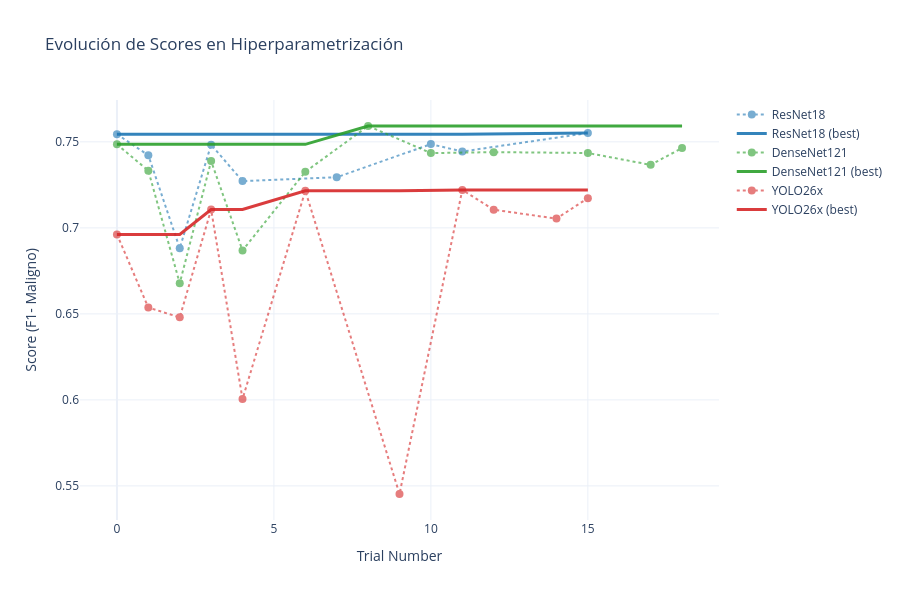
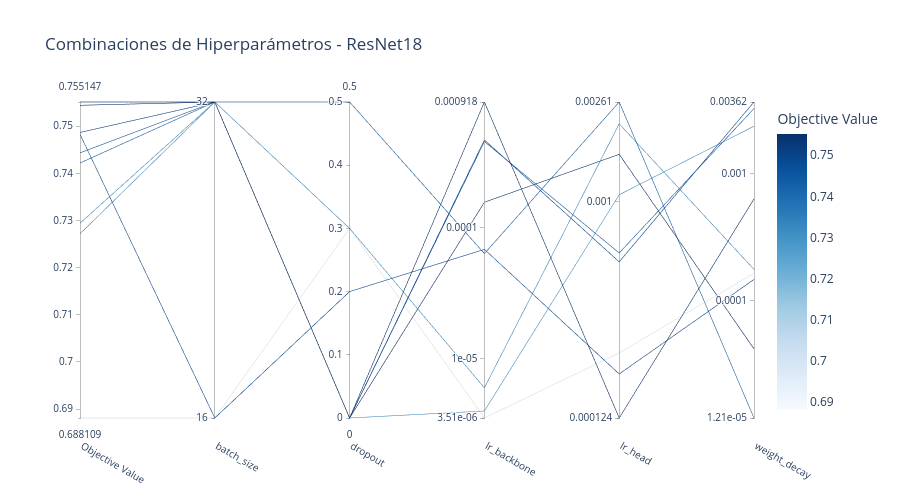
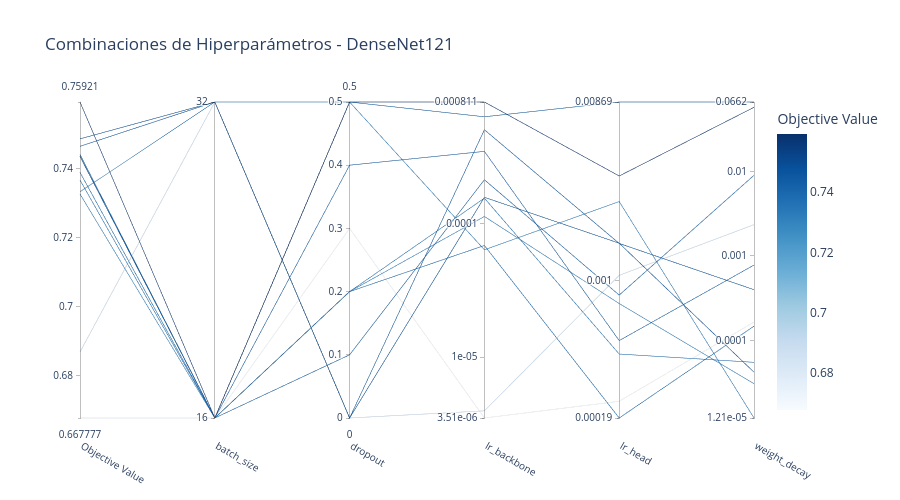
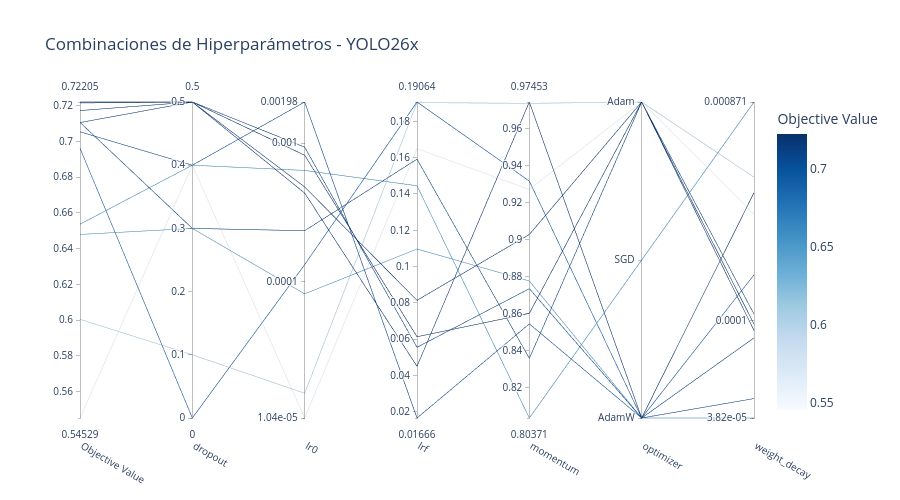

Notebook cell for these charts, in order:
### Markdown cell above
## 2. Búsqueda de Hiperparámetros con Optuna

### Métrica Objetivo

Usamos el **F1-Score de la clase Maligno** como métrica a optimizar. La idea es sencilla: en un problema médico, nos importa más detectar los casos malignos que minimizar las falsas alarmas.

### Metodología

**Validación cruzada con 5 folds:**
- StratifiedKFold para mantener la proporción de clases en cada fold
- Cada trial de Optuna se evalúa como promedio de los 5 folds
- Seed fijo (42) para reproducibilidad

### Modelos y Espacio de Búsqueda

Probamos **20 trials** por modelo con estos hiperparámetros:

**ResNet18 y DenseNet121:**
- `lr_backbone`: [1e-6, 1e-3] (logarítmico)
- `lr_head`: [1e-4, 1e-2] (logarítmico)
- `weight_decay`: [1e-5, 1e-1] (logarítmico)
- `dropout`: [0.0, 0.5]
- `batch_size`: [16, 32]

**YOLO26x:**
- `lr0`: [1e-5, 1e-2] (logarítmico)
- `lrf`: [0.01, 0.2] (fracción final del LR)
- `momentum`: [0.8, 0.98]
- `optimizer`: [SGD, Adam, AdamW]
- `dropout`: [0.0, 0.5]

### Data Augmentation

Para entrenamiento usamos augmentations agresivas:
- Random flip horizontal/vertical (50%)
- HSV jitter (variaciones de color)
- Random scale [0.5, 1.0]
- Random erasing (30%)

Para validación solo resize y normalización ImageNet.

### Class Weights

Calculamos pesos inversamente proporcionales a la frecuencia de cada clase para que el modelo penalice más los errores en la clase minoritaria (maligno).

### Code cell
"""
Visualización de hiperparametrización - ResNet18, DenseNet121, YOLO26x
"""

import optuna
import plotly.graph_objects as go
import matplotlib.pyplot as plt
import pandas as pd
import warnings
warnings.filterwarnings('ignore')

# Configuración
DB_RESNET_DENSENET_YOLO = "hyperparameters/binary_tuning_f1.db"

print("="*80)
print("📊 VISUALIZACIÓN DE HIPERPARAMETRIZACIÓN - TODOS LOS MODELOS")
print("="*80)

# ============================================================================
# 1. CARGAR ESTUDIOS
# ============================================================================

print("\n🔍 Cargando estudios de Optuna...")

storage_res_dense_yolo = f"sqlite:///{DB_RESNET_DENSENET_YOLO}"
try:
    study_resnet = optuna.load_study(study_name="resnet18_binary_f1", storage=storage_res_dense_yolo)
    print(f"  ✅ ResNet18: {len(study_resnet.trials)} trials")
except:
    print(f"  ❌ ResNet18 no encontrado")
    study_resnet = None

try:
    study_densenet = optuna.load_study(study_name="densenet121_binary_f1", storage=storage_res_dense_yolo)
    print(f"  ✅ DenseNet121: {len(study_densenet.trials)} trials")
except:
    print(f"  ❌ DenseNet121 no encontrado")
    study_densenet = None

try:
    study_yolo = optuna.load_study(study_name="yolo_binary_f1", storage=storage_res_dense_yolo)
    print(f"  ✅ YOLO26x: {len(study_yolo.trials)} trials")
except:
    print(f"  ❌ YOLO26x no encontrado")
    study_yolo = None

def get_completed_trials(study):
    if study is None:
        return []
    return [t for t in study.trials if t.state == optuna.trial.TrialState.COMPLETE]

# ============================================================================
# 2. GRÁFICA: EVOLUCIÓN DE SCORES
# ============================================================================

print("\n📈 Generando gráfica: Evolución de scores...")

studies = {
    'ResNet18': study_resnet,
    'DenseNet121': study_densenet,
    'YOLO26x': study_yolo
}

colors = {'ResNet18': '#1f77b4', 'DenseNet121': '#2ca02c', 'YOLO26x': '#d62728'}

fig = go.Figure()

for model_name, study in studies.items():
    if study is None:
        continue
    
    completed = get_completed_trials(study)
    if not completed:
        continue
    
    trial_numbers = [t.number for t in completed]
    scores = [t.value for t in completed]
    
    # Trials
    fig.add_trace(go.Scatter(
        x=trial_numbers, y=scores,
        mode='markers+lines',
        name=f'{model_name}',
        marker=dict(size=8, color=colors[model_name]),
        line=dict(color=colors[model_name], width=2, dash='dot'),
        opacity=0.6
    ))
    
    # Best so far
    best_so_far = []
    current_best = -float('inf')
    for score in scores:
        current_best = max(current_best, score)
        best_so_far.append(current_best)
    
    fig.add_trace(go.Scatter(
        x=trial_numbers, y=best_so_far,
        mode='lines',
        name=f'{model_name} (best)',
        line=dict(color=colors[model_name], width=3),
        opacity=0.9
    ))

fig.update_layout(
    title='Evolución de Scores en Hiperparametrización',
    xaxis_title='Trial Number',
    yaxis_title='Score (F1- Maligno)',
    hovermode='closest',
    template='plotly_white',
    height=600,
    font=dict(size=12)
)
fig.show()

# ============================================================================
# 3. GRÁFICAS: PARALLEL COORDINATES (Combinaciones de hiperparámetros)
# ============================================================================

print("\n🎨 Generando gráficas: Combinaciones de hiperparámetros...")

for model_name, study in studies.items():
    if study is None or len(get_completed_trials(study)) < 3:
        continue
    
    try:
        fig = optuna.visualization.plot_parallel_coordinate(study)
        fig.update_layout(
            title=f'Combinaciones de Hiperparámetros - {model_name}',
            height=500
        )
        fig.show()
        print(f"  ✅ {model_name}")
    except Exception as e:
        print(f"  ⚠️  Error en {model_name}: {e}")

# ============================================================================
# 4. TABLA: ESTADÍSTICAS DE TRIALS
# ============================================================================

print("\n" + "="*80)
print("📊 ESTADÍSTICAS DE TRIALS")
print("="*80)

stats_data = []

for model_name, study in studies.items():
    if study is None:
        continue
    
    completed = get_completed_trials(study)
    total = len(study.trials)
    pruned = sum(1 for t in study.trials if t.state == optuna.trial.TrialState.PRUNED)
    failed = sum(1 for t in study.trials if t.state == optuna.trial.TrialState.FAIL)
    
    stats_data.append({
        'Modelo': model_name,
        'Total Trials': total,
        'Completados': len(completed),
        'Podados': pruned,
        'Fallidos': failed,
        '% Completados': f"{len(completed)/total*100:.1f}%"
    })

df_stats = pd.DataFrame(stats_data)
print("\n" + df_stats.to_string(index=False))

# ============================================================================
# 5. RESUMEN: MEJORES HIPERPARÁMETROS
# ============================================================================

print("\n" + "="*80)
print("🏆 MEJORES HIPERPARÁMETROS POR MODELO")
print("="*80)

results_summary = []

for model_name, study in studies.items():
    if study is None:
        continue
    
    completed = get_completed_trials(study)
    if not completed:
        continue
    
    best_trial = study.best_trial
    
    print(f"\n{'─'*80}")
    print(f"📌 {model_name.upper()}")
    print(f"{'─'*80}")
    print(f"🏆 Mejor Score: {best_trial.value:.4f}")
    print(f"🔢 Mejor Trial: #{best_trial.number}")
    print(f"\n📝 Hiperparámetros:")
    
    for param, value in sorted(best_trial.params.items()):
        if isinstance(value, float):
            print(f"   • {param:20s}: {value:.6f}")
        else:
            print(f"   • {param:20s}: {value}")
    
    results_summary.append({
        'Modelo': model_name,
        'Score': best_trial.value
    })

# ============================================================================
# 6. GRÁFICA: COMPARACIÓN DE SCORES (MATPLOTLIB)
# ============================================================================

if results_summary:
    print("\n" + "="*80)
    print("📊 COMPARACIÓN FINAL")
    print("="*80)
    
    df = pd.DataFrame(results_summary).sort_values('Score', ascending=False)
    print("\n" + df.to_string(index=False))
    
    # Gráfica con matplotlib
    fig, ax = plt.subplots(figsize=(10, 6))
    
    bar_colors = [colors.get(m, 'gray') for m in df['Modelo']]
    bars = ax.bar(df['Modelo'], df['Score'], color=bar_colors, alpha=0.8, width=0.6)
    
    # Valores encima de barras
    for bar, score in zip(bars, df['Score']):
        height = bar.get_height()
        ax.text(bar.get_x() + bar.get_width()/2., height + 0.005,
                f'{score:.4f}',
                ha='center', va='bottom', fontweight='bold', fontsize=12)
    
    ax.set_ylabel('Score (F1-Maligno)', fontsize=13, fontweight='bold')
    ax.set_xlabel('Modelo', fontsize=13, fontweight='bold')
    ax.set_title('Comparación de Mejores Scores por Modelo', fontsize=15, fontweight='bold', pad=15)
    ax.set_ylim(0, max(df['Score']) * 1.15)
    ax.grid(True, alpha=0.3, axis='y', linestyle='--')
    
    plt.tight_layout()
    plt.show()

print("\n" + "="*80)
print("✅ VISUALIZACIÓN COMPLETADA")
print("="*80 + "\n")

### Figure 1 — Plotly figure (JSON) as saved in the notebook; plotly's stock layout.template omitted (floating-point values rounded to 4 significant figures)
{"data": [{"line": {"color": "#1f77b4", "dash": "dot", "width": 2}, "marker": {"color": "#1f77b4", "size": 8}, "mode": "markers+lines", "name": "ResNet18", "opacity": 0.6, "type": "scatter", "x": [0, 1, 2, 3, 4, 7, 10, 11, 15], "y": [0.7545, 0.7422, 0.6881, 0.7483, 0.7272, 0.7294, 0.7487, 0.7444, 0.7551]}, {"line": {"color": "#1f77b4", "width": 3}, "mode": "lines", "name": "ResNet18 (best)", "opacity": 0.9, "type": "scatter", "x": [0, 1, 2, 3, 4, 7, 10, 11, 15], "y": [0.7545, 0.7545, 0.7545, 0.7545, 0.7545, 0.7545, 0.7545, 0.7545, 0.7551]}, {"line": {"color": "#2ca02c", "dash": "dot", "width": 2}, "marker": {"color": "#2ca02c", "size": 8}, "mode": "markers+lines", "name": "DenseNet121", "opacity": 0.6, "type": "scatter", "x": [0, 1, 2, 3, 4, 6, 8, 10, 12, 15, 17, 18], "y": [0.7485, 0.7333, 0.6678, 0.7388, 0.6869, 0.7326, 0.7592, 0.7435, 0.744, 0.7435, 0.7366, 0.7464]}, {"line": {"color": "#2ca02c", "width": 3}, "mode": "lines", "name": "DenseNet121 (best)", "opacity": 0.9, "type": "scatter", "x": [0, 1, 2, 3, 4, 6, 8, 10, 12, 15, 17, 18], "y": [0.7485, 0.7485, 0.7485, 0.7485, 0.7485, 0.7485, 0.7592, 0.7592, 0.7592, 0.7592, 0.7592, 0.7592]}, {"line": {"color": "#d62728", "dash": "dot", "width": 2}, "marker": {"color": "#d62728", "size": 8}, "mode": "markers+lines", "name": "YOLO26x", "opacity": 0.6, "type": "scatter", "x": [0, 1, 2, 3, 4, 6, 9, 11, 12, 14, 15], "y": [0.6962, 0.6537, 0.648, 0.7106, 0.6005, 0.7215, 0.5453, 0.7221, 0.7105, 0.7054, 0.7173]}, {"line": {"color": "#d62728", "width": 3}, "mode": "lines", "name": "YOLO26x (best)", "opacity": 0.9, "type": "scatter", "x": [0, 1, 2, 3, 4, 6, 9, 11, 12, 14, 15], "y": [0.6962, 0.6962, 0.6962, 0.7106, 0.7106, 0.7215, 0.7215, 0.7221, 0.7221, 0.7221, 0.7221]}], "layout": {"font": {"size": 12}, "height": 600, "hovermode": "closest", "title": {"text": "Evolución de Scores en Hiperparametrización"}, "xaxis": {"title": {"text": "Trial Number"}}, "yaxis": {"title": {"text": "Score (F1- Maligno)"}}}}

### Figure 2 — Plotly figure (JSON) as saved in the notebook; plotly's stock layout.template omitted (floating-point values rounded to 4 significant figures)
{"data": [{"dimensions": [{"label": "Objective Value", "range": [0.6881, 0.7551], "values": [0.6881, 0.7483, 0.7545, 0.7422, 0.7272, 0.7294, 0.7487, 0.7444, 0.7551]}, {"label": "batch_size", "range": [0, 1], "ticktext": ["16", "32"], "tickvals": [0, 1], "values": [0, 0, 1, 1, 1, 1, 1, 1, 1]}, {"label": "dropout", "range": [0, 0.5], "values": [0.3, 0.2, 0, 0.5, 0, 0.3, 0, 0, 0]}, {"label": "lr_backbone", "range": [-5.455, -3.037], "ticktext": ["3.51e-06", "1e-05", "0.0001", "0.000918"], "tickvals": [-5.455, -5, -4, -3.037], "values": [-5.455, -4.164, -3.804, -4.197, -5.401, -5.224, -3.327, -3.34, -3.037]}, {"label": "lr_head", "range": [-3.905, -2.584], "ticktext": ["0.000124", "0.001", "0.00261"], "tickvals": [-3.905, -3, -2.584], "values": [-3.633, -3.721, -2.803, -2.584, -2.972, -2.675, -3.252, -3.215, -3.905]}, {"label": "weight_decay", "range": [-4.918, -2.441], "ticktext": ["1.21e-05", "0.0001", "0.001", "0.00362"], "tickvals": [-4.918, -4, -3, -2.441], "values": [-3.783, -3.831, -4.376, -4.918, -2.63, -3.753, -2.441, -2.492, -3.2]}], "labelangle": 30, "labelside": "bottom", "line": {"color": [0.6881, 0.7483, 0.7545, 0.7422, 0.7272, 0.7294, 0.7487, 0.7444, 0.7551], "colorbar": {"title": {"text": "Objective Value"}}, "colorscale": [[0, "rgb(247,251,255)"], [0.125, "rgb(222,235,247)"], [0.25, "rgb(198,219,239)"], [0.375, "rgb(158,202,225)"], [0.5, "rgb(107,174,214)"], [0.625, "rgb(66,146,198)"], [0.75, "rgb(33,113,181)"], [0.875, "rgb(8,81,156)"], [1, "rgb(8,48,107)"]], "reversescale": false, "showscale": true}, "type": "parcoords"}], "layout": {"height": 500, "title": {"text": "Combinaciones de Hiperparámetros - ResNet18"}}}

### Figure 3 — Plotly figure (JSON) as saved in the notebook; plotly's stock layout.template omitted (floating-point values rounded to 4 significant figures)
{"data": [{"dimensions": [{"label": "Objective Value", "range": [0.6678, 0.7592], "values": [0.6678, 0.7388, 0.7326, 0.7592, 0.7435, 0.744, 0.7435, 0.7366, 0.7485, 0.7333, 0.6869, 0.7464]}, {"label": "batch_size", "range": [0, 1], "ticktext": ["16", "32"], "tickvals": [0, 1], "values": [0, 0, 0, 0, 0, 0, 0, 0, 1, 1, 1, 1]}, {"label": "dropout", "range": [0, 0.5], "values": [0.3, 0.2, 0.2, 0.5, 0.5, 0.1, 0.4, 0.2, 0, 0.5, 0, 0]}, {"label": "lr_backbone", "range": [-5.455, -3.091], "ticktext": ["3.51e-06", "1e-05", "0.0001", "0.000811"], "tickvals": [-5.455, -5, -4, -3.091], "values": [-5.455, -4.164, -3.947, -3.091, -3.202, -3.673, -3.46, -3.81, -3.804, -4.197, -5.401, -3.299]}, {"label": "lr_head", "range": [-3.721, -2.061], "ticktext": ["0.00019", "0.001", "0.00869"], "tickvals": [-3.721, -3, -2.061], "values": [-3.633, -3.721, -3.12, -2.45, -2.061, -3.075, -3.314, -3.385, -2.803, -2.584, -2.972, -2.804]}, {"label": "weight_decay", "range": [-4.918, -1.179], "ticktext": ["1.21e-05", "0.0001", "0.001", "0.01", "0.0662"], "tickvals": [-4.918, -4, -3, -2, -1.179], "values": [-3.783, -3.831, -4.512, -1.242, -1.179, -2.046, -3.108, -4.259, -4.376, -4.918, -2.63, -3.4]}], "labelangle": 30, "labelside": "bottom", "line": {"color": [0.6678, 0.7388, 0.7326, 0.7592, 0.7435, 0.744, 0.7435, 0.7366, 0.7485, 0.7333, 0.6869, 0.7464], "colorbar": {"title": {"text": "Objective Value"}}, "colorscale": [[0, "rgb(247,251,255)"], [0.125, "rgb(222,235,247)"], [0.25, "rgb(198,219,239)"], [0.375, "rgb(158,202,225)"], [0.5, "rgb(107,174,214)"], [0.625, "rgb(66,146,198)"], [0.75, "rgb(33,113,181)"], [0.875, "rgb(8,81,156)"], [1, "rgb(8,48,107)"]], "reversescale": false, "showscale": true}, "type": "parcoords"}], "layout": {"height": 500, "title": {"text": "Combinaciones de Hiperparámetros - DenseNet121"}}}

### Figure 4 — Plotly figure (JSON) as saved in the notebook; plotly's stock layout.template omitted (floating-point values rounded to 4 significant figures)
{"data": [{"dimensions": [{"label": "Objective Value", "range": [0.5453, 0.7221], "values": [0.6962, 0.6537, 0.648, 0.7106, 0.6005, 0.7215, 0.5453, 0.7221, 0.7105, 0.7054, 0.7173]}, {"label": "dropout", "range": [0, 0.5], "values": [0, 0.4, 0.3, 0.3, 0.1, 0.5, 0.4, 0.5, 0.5, 0.4, 0.5]}, {"label": "lr0", "range": [-4.983, -2.703], "ticktext": ["1.04e-05", "0.0001", "0.001", "0.00198"], "tickvals": [-4.983, -4, -3, -2.703], "values": [-3.876, -3.197, -4.087, -3.632, -4.805, -3.36, -4.983, -3.087, -3.028, -2.703, -3.316]}, {"label": "lrf", "range": [0.01666, 0.1906], "values": [0.1906, 0.1445, 0.1097, 0.1592, 0.1903, 0.04512, 0.1649, 0.06139, 0.05559, 0.01666, 0.08146]}, {"label": "momentum", "range": [0.8037, 0.9745], "values": [0.9318, 0.8037, 0.8778, 0.8359, 0.9738, 0.9745, 0.9272, 0.8603, 0.8736, 0.8546, 0.9029]}, {"label": "optimizer", "range": [0, 2], "ticktext": ["AdamW", "SGD", "Adam"], "tickvals": [0, 1, 2], "values": [0, 1, 0, 2, 2, 0, 2, 2, 0, 0, 2]}, {"label": "weight_decay", "range": [-4.418, -3.06], "ticktext": ["3.82e-05", "0.0001", "0.000871"], "tickvals": [-4.418, -4, -3.06], "values": [-3.803, -3.06, -4.418, -3.972, -3.383, -3.45, -3.542, -4.015, -4.334, -4.073, -4.042]}], "labelangle": 30, "labelside": "bottom", "line": {"color": [0.6962, 0.6537, 0.648, 0.7106, 0.6005, 0.7215, 0.5453, 0.7221, 0.7105, 0.7054, 0.7173], "colorbar": {"title": {"text": "Objective Value"}}, "colorscale": [[0, "rgb(247,251,255)"], [0.125, "rgb(222,235,247)"], [0.25, "rgb(198,219,239)"], [0.375, "rgb(158,202,225)"], [0.5, "rgb(107,174,214)"], [0.625, "rgb(66,146,198)"], [0.75, "rgb(33,113,181)"], [0.875, "rgb(8,81,156)"], [1, "rgb(8,48,107)"]], "reversescale": false, "showscale": true}, "type": "parcoords"}], "layout": {"height": 500, "title": {"text": "Combinaciones de Hiperparámetros - YOLO26x"}}}
